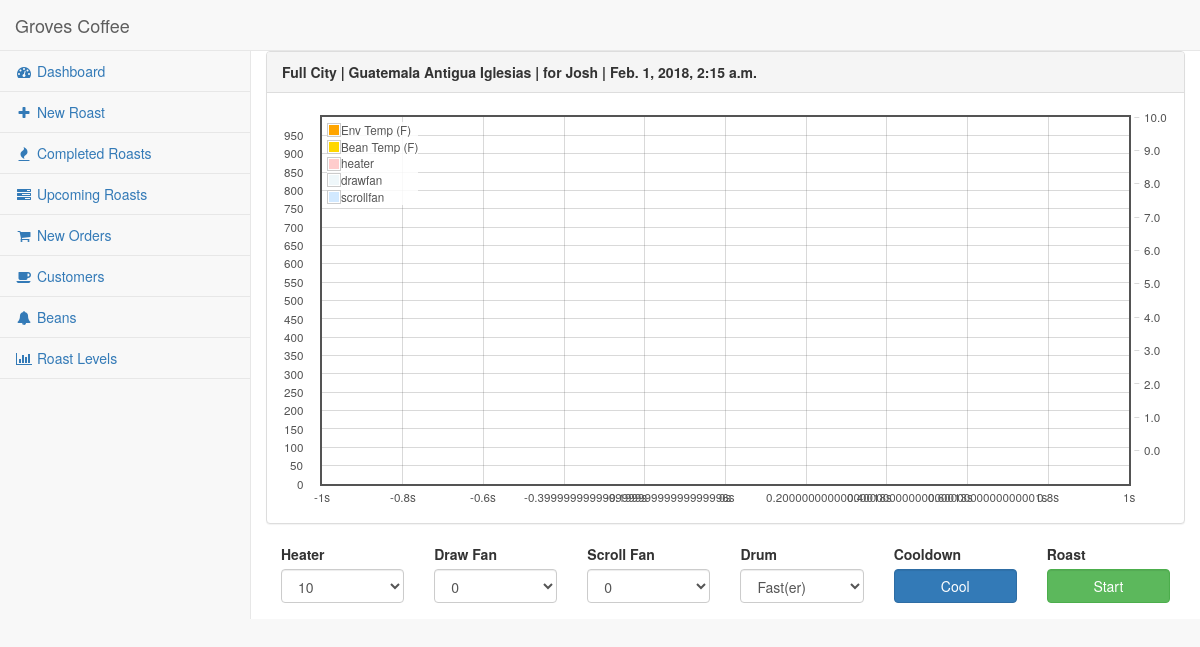
The page /roasts/1/ on the database its author committed.
### roasts/models.py (models this page shows, shortened)
class Roast(models.Model):
    bean = models.ForeignKey(Bean)
    roast_level = models.ForeignKey(RoastLevel)
    customer = models.ForeignKey(Customer, null=True)
    roast_date = models.DateTimeField(name='roastdate', auto_now_add=True)
    target_temp = models.IntegerField(null=True)
    weight_before = models.FloatField(null=True)
    weight_after = models.FloatField(null=True)
    description = models.CharField(max_length=255,null=True)
    notes = models.CharField(max_length=255,null=True)
    is_favorite = models.BooleanField(default=False)
    is_active_roast = models.BooleanField(default=False)
    heater = models.IntegerField(null=True)
    drawfan = models.IntegerField(null=True)
    scrollfan = models.IntegerField(null=True)
    drum = models.IntegerField(null=True)

class RoastLevel(models.Model):
    name = models.CharField(max_length=200,null=True)
    description = models.CharField(max_length=500,null=True)
    def __str__(self):
        return self.name

class Bean(models.Model):
    name = models.CharField(max_length=200)
    description = models.CharField(max_length=500)
    original_amt = models.FloatField(null=True)
    current_amt = models.FloatField(null=True)
    def __str__(self):
        return self.name

class Customer(models.Model):
    name = models.CharField(max_length=200)

### roasts/views.py (the view)
# urls.py: url(r'^(?P<roast_id>[0-9]+)/$', views.detail, name='detail'),
def detail(request, roast_id):
    roast = get_object_or_404(Roast, pk=roast_id)
    active = Roast.objects.filter(is_active_roast=1)
    context = { 'roast' : roast, 'active': active }
    return HttpResponse(render(request, 'roasts/details.html', context))

### roasts/templates/roasts/details.html (shortened to what this page needs)
{% extends "roasts/base.html" %}
{% block content %}
{%  if roast %}
    <div class="row">
        <div class="col-lg-16">
            <div class="panel panel-default">
                <div class="panel-heading" id="roast_name">
                    <strong>
                        {{ roast.roast_level }} | {{ roast.bean }} | for {{ roast.customer.name}} | {{ roast.roastdate }}
                    </strong>
                </div>
                <div class="panel-body">
                    <div class="flot-chart">
                        <div class="flot-chart-content" id="roast-line-chart"></div>
                    </div>
                </div>
            </div>
        </div>
    </div>
    <div class="row">
        <div class="col-md-2">
            <div class="form-group">
                <label>Heater</label>
                <select class="form-control roaster-element" id="heater">
                    <option>10</option>
                </select>
            </div>
        </div>
        <div class="col-md-2">
            <div class="form-group">
                <label>Draw Fan</label>
                <select class="form-control roaster-element" id="drawfan">
                    <option>0</option>
                </select>
            </div>
        </div>
        <div class="col-md-2">
            <div class="form-group">
                <label>Scroll Fan</label>
                <select class="form-control roaster-element" id="scrollfan">
                    <option>0</option>
                </select>
            </div>
        </div>
        <div class="col-md-2">
            <div class="form-group">
                <label>Drum</label>
                <select class="form-control roaster-element" id="drum">
                    <option value="2">Fast(er)</option>
                </select>
            </div>
        </div>
        <div class="col-md-2">
            <div class="form-group">
                <label>Cooldown</label>
                <button type="button" class="form-control btn btn-primary" id="btn-cool">Cool</button>
            </div>
        </div>
        <div class="col-md-2" id="btn-onoff-wrapper">
            <div class="form-group">
                <label>Roast</label>
                <button type="button" class="form-control btn" id="btn-onoff" value="0">Stop</button>
            </div>
        </div>
    </div>
{% endif %}
{% endblock %}

### rows shown on the page
Roast: roast_level "Full City", bean "Guatemala Antigua Iglesias", customer.name "Josh", roastdate "Feb. 1, 2018, 2:15 a.m."
